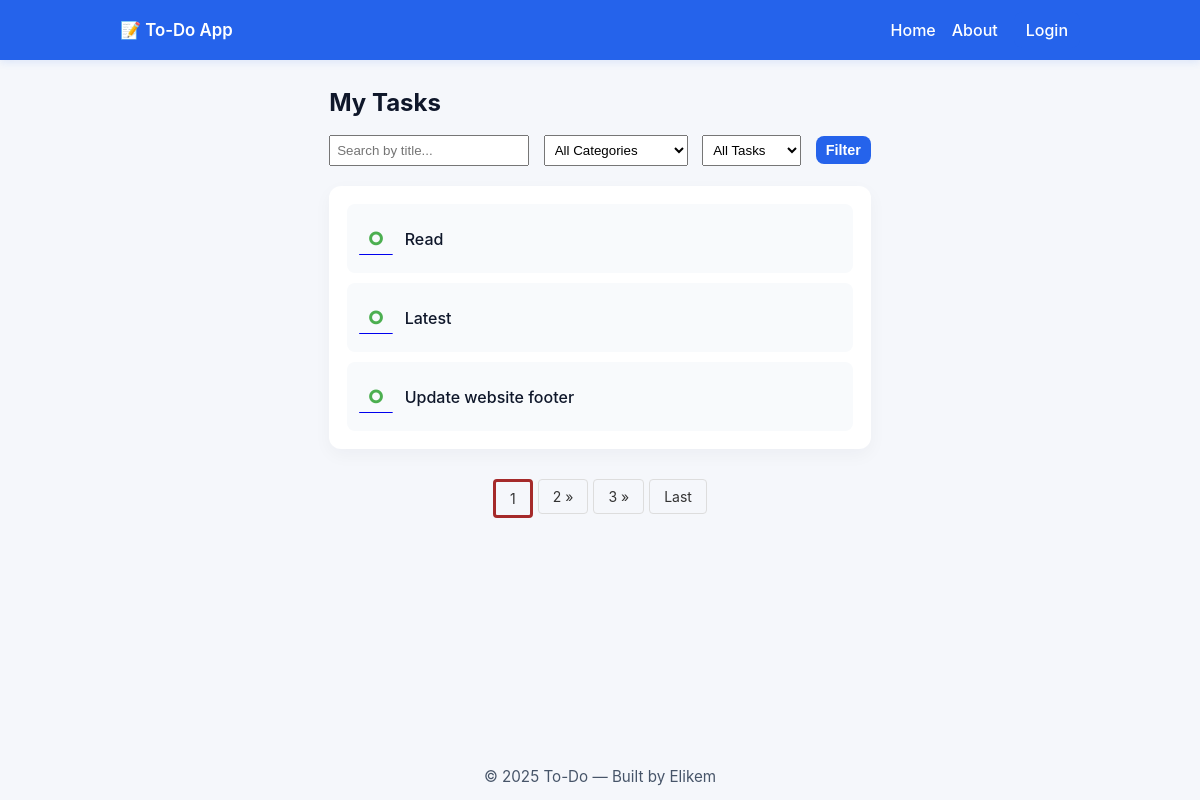
Before: / with the older database file.
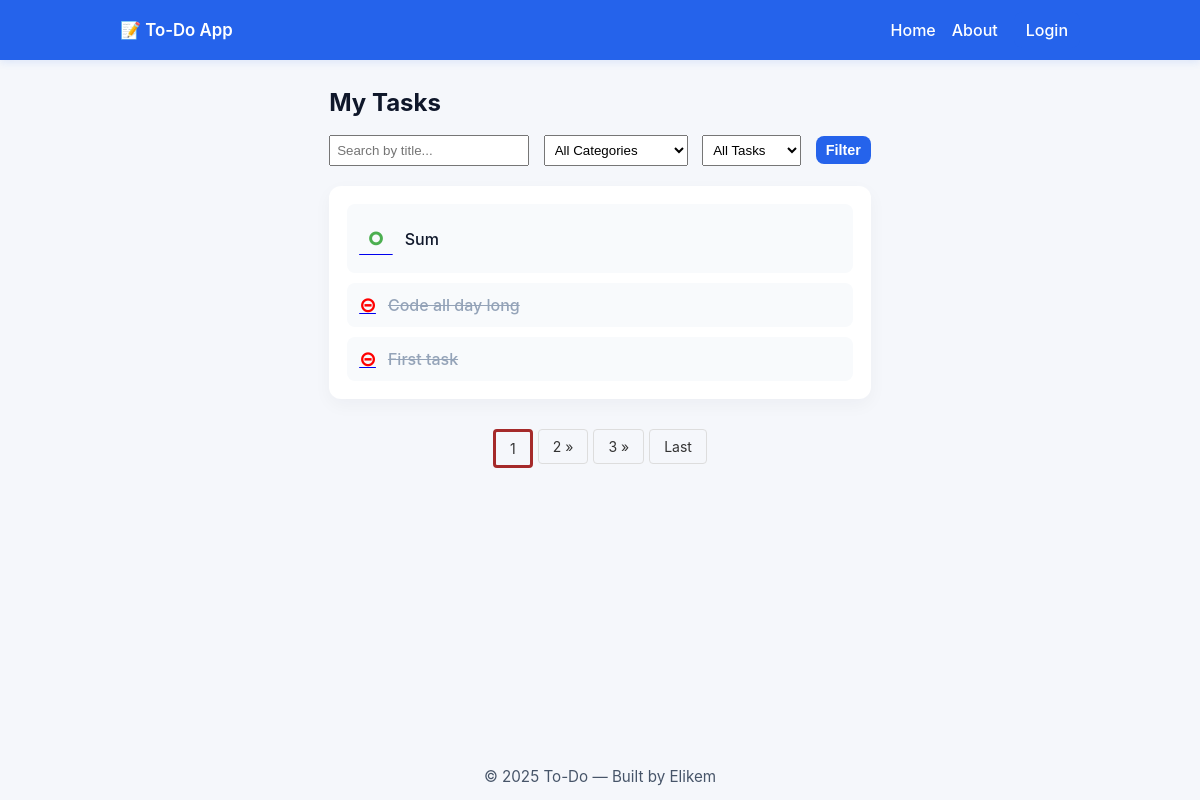
After: the same page with the newer database file.
### main_blog/models.py (models this page shows, shortened)
class Todo(models.Model):
    user = models.ForeignKey(User,on_delete=models.CASCADE,related_name="tasks")
    title = models.CharField(max_length=100)
    description = models.CharField(max_length=300)
    completed = models.BooleanField(default=False)
    created_at = models.DateTimeField(auto_now_add= True)
    updated_at = models.DateTimeField(auto_now=True)
    category = models.ForeignKey(Category,on_delete=models.CASCADE,related_name="tasks")

### main_blog/views.py (the view)
# urls.py: path("",views.index,name= "index"),
def index(request):
    if request.user.is_authenticated:
        tasks = Todo.objects.filter(user = request.user).order_by("-created_at")
        print("authenticated run")
    else:
        print("unauthenticated run")
        tasks = Todo.objects.filter().order_by("-created_at")
    categories = Category.objects.all()
    if request.method == "GET":
        search_term = request.GET.get("search")
        category_id = request.GET.get("category")
        status = request.GET.get("status")
        if search_term:
            tasks = tasks.filter(
                Q(title__icontains = search_term.lower()) |
                Q(description__icontains = search_term)
            )
        if category_id:
            tasks = tasks.filter(category_id = category_id)
        if status:
            tasks = tasks.filter(completed = False ) if status.lower() == "pending" \
                else tasks.filter(completed = True )
    p = Paginator(tasks,3)
    page = request.GET.get("page")
    tasks = p.get_page(page)
    print(tasks.paginator.num_pages)
    context = {
        "tasks":tasks,
        "categories":categories,
        "page":page
    }
    return render(request,"index.html",context)

### main_blog/templates/index.html (shortened to what this page needs)
{% extends 'base.html' %}
{% load static %}
{% block body %}
  <main class="main-content">
    <h1 class="page-title">My Tasks</h1>
    <form method="GET" class="filter-form" style="margin-bottom: 20px;">
      <input
        type="text"
        name="search"
        placeholder="Search by title..."
        value="{{ request.GET.search|default:'' }}"
        style="padding: 6px; width: 200px; margin-right: 10px;"
      >
      <select name="category" style="padding: 6px; margin-right: 10px;">
        <option value="">All Categories</option>
      </select>
      <select name="status" style="padding: 6px; margin-right: 10px;">
        <option value="">All Tasks</option>
      </select>
      <button type="submit" class="btn primary small">Filter</button>
    </form>
    <section class="task-container">
      <ul class="task-list">
        {% for task in tasks %}
          {% if task.completed %}
            <li class="task completed">
              <div class="task-left">
                <a href="{% url 'check_uncheck' task.id %}">
                  <span id="checked_btn" style="color:red; font-size:20px; font-weight:bold;">&#8861;</span>
                </a>
                <span style="text-decoration:line-through;" class="task-title">{{ task.title }}</span>
              </div>
            </li>
          {% else %}
            <li class="task">
              <div class="task-left">
                <a href="{% url 'check_uncheck' task.id %}">
                  <span id="checked_btn" style="color:#4CAF50; font-size:40px;">&#9900;</span>
                </a>
                <span class="task-title">{{ task.title }}</span>
              </div>
            </li>
          {% endif %}
        {% empty %}
          <p>No tasks found.</p>
        {% endfor %}
      </ul>
    </section>
    <nav aria-label="Page navigation">
          <ul class="pagination">
            <li><a style= 'border:3px solid brown;' href="?page={{tasks.number}}&search={{ request.GET.search }}&category={{ request.GET.category }}&status={{ request.GET.status }}">
              {{tasks.number}}
            </a></li>
            {% if tasks.has_next %}
              <li><a href="?page={{ tasks.next_page_number }}&search={{ request.GET.search }}&category={{ request.GET.category }}&status={{ request.GET.status }}">
                {{ tasks.next_page_number }} &raquo;
              </a></li>
              {% if  tasks.paginator.num_pages|add:-2  > tasks.number %}
                <li><a href="?page={{ tasks.next_page_number|add:1 }}&search={{ request.GET.search }}&category={{ request.GET.category }}&status={{ request.GET.status }}">
                  {{ tasks.next_page_number|add:1 }} &raquo;
                </a></li>
              {% endif %}
              <li><a href="?page={{tasks.paginator.num_pages}}&search={{ request.GET.search }}&category={{ request.GET.category }}&status={{ request.GET.status }}">
                 Last
                </a></li>
            {% endif %}
          </ul>
    </nav>
  </main>
{% endblock body %}

### main_blog/templates/base.html (shortened to what this page needs)
{% load static %}
<!DOCTYPE html>
<html lang="en">
<head>
    <link rel="stylesheet" href="{% static 'main_blog/style.css'%}">
</head>
<body>
    <nav class="navbar">
    <div class="nav-inner">
      <div class="logo">📝 To-Do App</div>
      <ul class="nav-links">
        <li><a href="/">Home</a></li>
        {% if user.is_authenticated %}
        <li><a class="btn primary" href="{% url 'add_task' %}"> Add New Task</a></li>
        <li><a class="btn primary" href="{% url 'logout' %}"> Logout</a></li>
        <li><a class="btn primary" href="{% url 'profile' user.username %}"> Profile</a></li>
        {% else%}
        <li><a href="{% url 'about' %}">About</a></li>
        <li><a class="btn primary" href="{% url 'login' %}"> Login </a></li>
        {% endif %}
      </ul>
    </div>
  </nav>
  {% block body %}
  {% endblock body %}
  <footer class="site-footer">
    <p>© 2025 To-Do — Built by Elikem </p>
  </footer>
</body>
</html>

### main_blog/static/main_blog/style.css (style rules this page uses)
* { box-sizing: border-box; margin: 0; padding: 0; }
html,body { height: 100%; }
body { font-family: Inter, system-ui, -apple-system, "Segoe UI", Roboto, "Helvetica Neue", Arial; background: #f5f7fb; color: #222; display: flex; flex-direction: column; min-height: 100vh; -webkit-font-smoothing: antialiased; -moz-osx-font-smoothing: grayscale; }
.pagination { display: flex; justify-content: center; list-style: none; padding: 0; margin: 30px 0; gap: 5px; }
.pagination li { display: inline-block; }
.pagination a, .pagination span { display: block; padding: 8px 14px; text-decoration: none; color: #333; border: 1px solid #ddd; border-radius: 4px; font-size: 14px; transition: background 0.2s, color 0.2s; }
.navbar { background: #2563eb; color: #fff; padding: 12px 18px; box-shadow: 0 2px 8px rgba(37,99,235,0.12); }
.nav-inner { max-width: 960px; margin: 0 auto; display: flex; align-items: center; justify-content: space-between; }
.logo { font-weight: 600; font-size: 1.05rem; }
.nav-links { list-style: none; display: flex; gap: 16px; align-items: center; }
.nav-links a { color: #fff; text-decoration: none; font-weight: 500; }
.main-content { max-width: 960px; margin: 28px auto; padding: 0 18px; flex: 1; }
.page-title { margin-bottom: 18px; font-size: 1.5rem; color: #0f172a; }
.task-container, .form-card, .detail-card, .info-card { background: #fff; border-radius: 12px; padding: 18px; box-shadow: 0 6px 18px rgba(15,23,42,0.04); }
.task-list { list-style: none; display: flex; flex-direction: column; gap: 10px; }
.task { display: flex; align-items: center; justify-content: space-between; padding: 10px 12px; border-radius: 8px; background: #f8fafc; }
.task-left { display: flex; align-items: center; gap: 12px; }
.task-title { font-weight: 500; color: #0f172a; }
.task.completed .task-title { text-decoration: line-through; color: #94a3b8; }
.btn { display: inline-block; padding: 8px 12px; border-radius: 8px; font-weight: 600; text-decoration: none; border: none; cursor: pointer; background: transparent; }
.btn.small { padding: 6px 10px; font-size: 0.9rem; }
.btn.primary { background: #2563eb; color: #fff; }
.site-footer { text-align: center; padding: 14px 0; color: #475569; font-size: 0.95rem; background: transparent; margin-top: 18px; }

Changed rows visible on the page:
no longer on this page (row unchanged): Todo: title "Read"
no longer on this page (row unchanged): Todo: title "Latest"
no longer on this page (row unchanged): Todo: title "Update website footer"
added Todo: title "Sum"
added Todo: title "Code all day long"
added Todo: title "First task"
